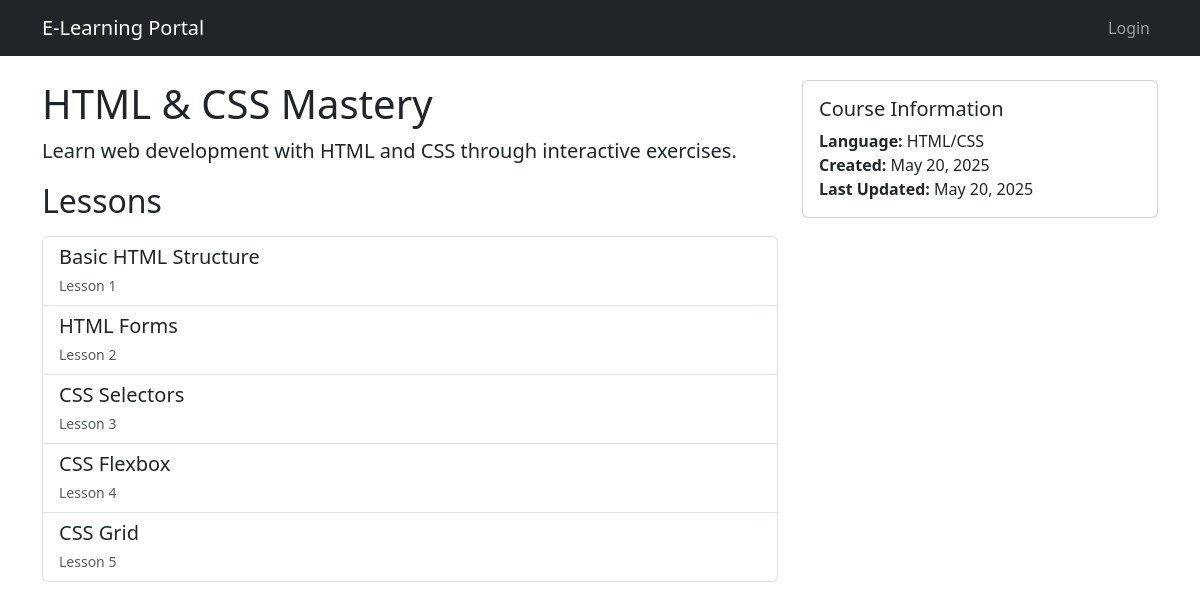
The app's page /course/3/ with its own data.
### courses/models.py (models this page shows, shortened)
class Course(models.Model):
    title = models.CharField(max_length=200)
    description = models.TextField()
    language = models.CharField(max_length=50)
    created_at = models.DateTimeField(auto_now_add=True)
    updated_at = models.DateTimeField(auto_now=True)
    image = models.ImageField(upload_to='course_images/', null=True, blank=True)

class Lesson(models.Model):
    course = models.ForeignKey(Course, on_delete=models.CASCADE, related_name='lessons')
    title = models.CharField(max_length=200)
    content = models.TextField()
    order = models.IntegerField()
    exercise = models.TextField(blank=True)
    solution = models.TextField(blank=True)
    class Meta:
        ordering = ['order']

### courses/views.py (the view)
# urls.py: path('course/<int:course_id>/', views.course_detail, name='course_detail'),
def course_detail(request, course_id):
    course = get_object_or_404(Course, id=course_id)
    lessons = course.lessons.all()
    if request.user.is_authenticated:
        progress, created = UserProgress.objects.get_or_create(
            user=request.user,
            course=course
        )
        completed_lessons = progress.completed_lessons.all()
    else:
        progress = None
        completed_lessons = []
    return render(request, 'courses/course_detail.html', {
        'course': course,
        'lessons': lessons,
        'progress': progress,
        'completed_lessons': completed_lessons
    })

### courses/templates/courses/course_detail.html (shortened to what this page needs)
{% extends 'courses/base.html' %}
{% block content %}
<div class="row">
    <div class="col-md-8">
        <h1>{{ course.title }}</h1>
        <p class="lead">{{ course.description }}</p>
        <h2 class="mb-3">Lessons</h2>
        <div class="list-group">
            {% for lesson in lessons %}
            <a href="{% url 'courses:lesson_detail' course.id lesson.id %}"
               class="list-group-item list-group-item-action {% if lesson in completed_lessons %}list-group-item-success{% endif %}">
                <div class="d-flex w-100 justify-content-between">
                    <h5 class="mb-1">{{ lesson.title }}</h5>
                </div>
                <small class="text-muted">Lesson {{ lesson.order }}</small>
            </a>
            {% empty %}
            <div class="alert alert-info">
                No lessons available for this course yet.
            </div>
            {% endfor %}
        </div>
    </div>
    <div class="col-md-4">
        <div class="card">
            <div class="card-body">
                <h5 class="card-title">Course Information</h5>
                <p class="card-text">
                    <strong>Language:</strong> {{ course.language }}<br>
                    <strong>Created:</strong> {{ course.created_at|date:"F j, Y" }}<br>
                    <strong>Last Updated:</strong> {{ course.updated_at|date:"F j, Y" }}
                </p>
            </div>
        </div>
    </div>
</div>
{% endblock %}

### records on screen
Course: title "HTML & CSS Mastery", description "Learn web development with HTML and CSS through interactive exercises.", language "HTML/CSS", created_at "May 20, 2025", updated_at "May 20, 2025"
Lesson: title "Basic HTML Structure", order "1"
Lesson: title "HTML Forms", order "2"
Lesson: title "CSS Selectors", order "3"
Lesson: title "CSS Flexbox", order "4"
Lesson: title "CSS Grid", order "5"
